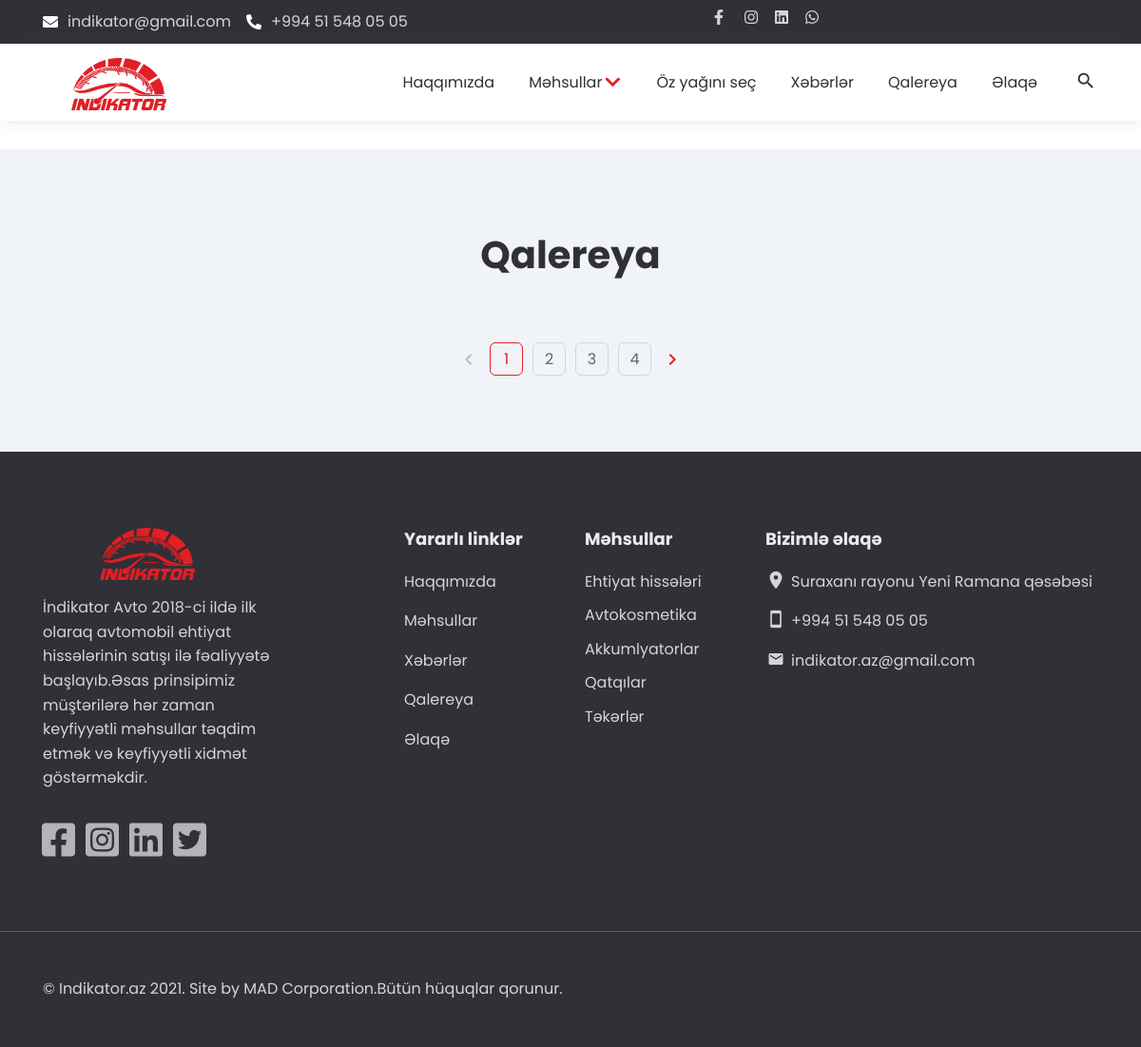
/gallery, run on an earlier commit of the app's database.
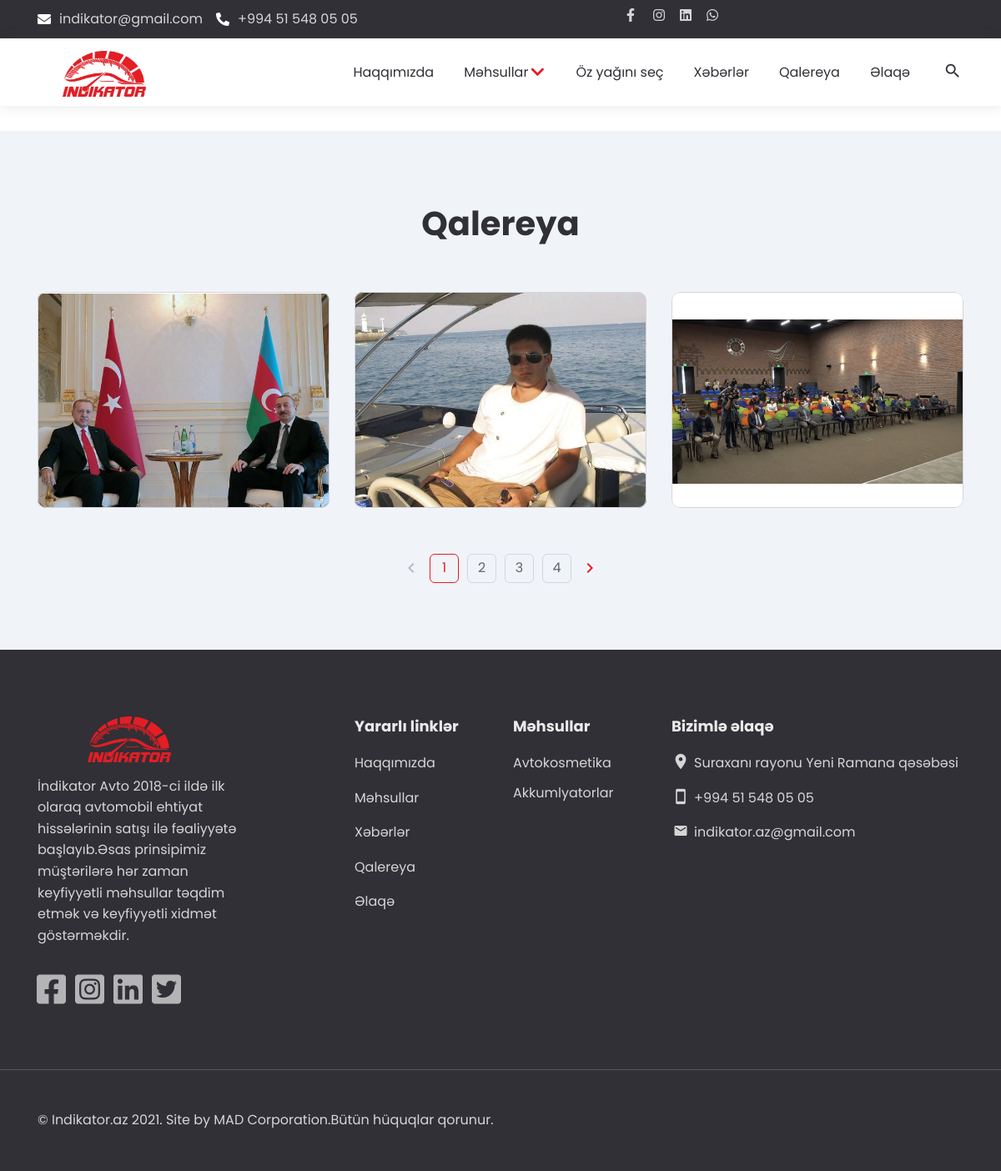
And on a later commit of the database.
### models.py (models this page shows)
class Categories(db.Model):
    id=db.Column(db.Integer,primary_key=True)
    categories_name=db.Column(db.String(100))
    products=db.relationship('Products', backref='categories', lazy=True)

class Gallery_img(db.Model):
    id=db.Column(db.Integer,primary_key=True)
    gallery_title=db.Column(db.String(50))
    gallery_img=db.Column(db.String(50))

### controllers/app/main.py (the view)
@app.route('/gallery')
def gallery_main_index():
    from models import Gallery_img
    gallery_img=Gallery_img.query.all()
    return render_template('app/gallery.html',gallery_img=gallery_img)

### controllers/app/main.py (called while the page is built)
@app.context_processor
def inject_user():
    return dict(categories=Categories.query.all(),brands=Brands.query.all(),Brands=Brands,Products=Products)

### templates/app/gallery.html (shortened to what this page needs)
{% extends "app/base.html" %}
{% block content %}
<section class="section section-bg">
    <div class="container">
        <div class="row">
            <div class="col-12">
                <div class="section-heading heading-center">
                    <h2>Qalereya</h2>
                </div>
            </div>
            {% for gallery in gallery_img %}
            <div class="col-lg-4 col-md-4 col-sm-4 col-6 item btn-gallery">
                <div class="brands-item-gal item-style">
                    <a class="example-image-link" href="/static/uploads/{{gallery.gallery_img}}" data-lightbox="example-2" ><img class="example-image" src="/static/uploads/{{gallery.gallery_img}}" alt="image-1" /></a>
                </div>
            </div>
            {% endfor %}
        </div>
        <nav class="pagination">
            <ul class="pagination-list">
                <li
                    class="pagination-item-arrow pagination-item-arrow-prev pagination-item-disabled">
                    <a href="#!"><i class="material-icons md-24">chevron_left</i></a>
                </li>
                <li class="active"><a href="#!">1</a></li>
                <li><a href="#!">2</a></li>
                <li><a href="#!">3</a></li>
                <li><a href="#!">4</a></li>
                <li class="pagination-item-arrow pagination-item-arrow-next"><a href="#!"><i
                            class="material-icons md-24">chevron_right</i></a></li>
            </ul>
        </nav>
    </div>
</section>
{% endblock %}

### templates/app/base.html (shortened to what the changed rows need)
<!DOCTYPE html>
<html class="ios ipad tablet landscape" lang="en">
<head>
    <link rel="stylesheet" href="/static/app/css/bootstrap.min.css">
    <link rel="stylesheet" href="/static/app//css/ecommerce.css">
    <link rel="stylesheet" href="/static/app//css/style.css">
    <link rel="stylesheet" href="https://cdnjs.cloudflare.com/ajax/libs/font-awesome/5.15.3/css/all.min.css">
</head>
<body class="">
    <main class="main main-visible">
        <div class="main-inner">
            {% block content %}{% endblock %}
        <footer class="footer">
            <div class="footer-main">
                <div class="container">
                    <div class="row items">
                        <div class="col-xl-2 col-lg-3 col-md-3 col-7 item">
                            <div class="footer-item">
                                <nav class="footer-nav">
                                    <ul>
                                        {% for category in categories %}
                                        <li class="footer-item-nav-title"><a href="/category/{{category.id}}">{{category.categories_name}}</a></li>
                                        {% endfor %}
                                    </ul>
                                </nav>
                            </div>
                        </div>
                    </div>
                </div>
            </div>
        </footer>
</body>
</html>

What changed in the data, as far as the page shows it:
removed Categories: categories_name "Ehtiyat hissələri"
removed Categories: categories_name "Qatqılar"
removed Categories: categories_name "Təkərlər"
added Gallery_img: gallery_img (picture)
added Gallery_img: gallery_img (picture)
added Gallery_img: gallery_img (picture)
